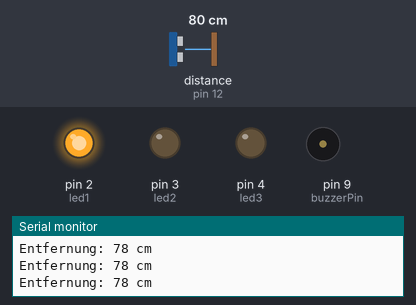
This sketch was run on a simulated Arduino Uno, built with avr-gcc and run on an emulated ATmega328P. On the bench: output pins drawn as LEDs (lit = HIGH), buzzer (waves = sounding, pin HIGH), the last lines printed to the serial monitor. Wiring (inferred from the names in the program): ultrasonic range finder: trigger pin 11; echo pin 12. The test bench sets the inputs (shaded band); at power-on: distance to the obstacle (sensor on pin 12) 80 cm. The echo pulse lasts 58.3 µs per cm; pins used as bus, display or sensor lines are not drawn.

Above: at 1.3 s.
1.4 s: distance to the obstacle (sensor on pin 12) set to 55 cm
2.9 s: distance to the obstacle (sensor on pin 12) set to 48 cm
At 3.8 s:
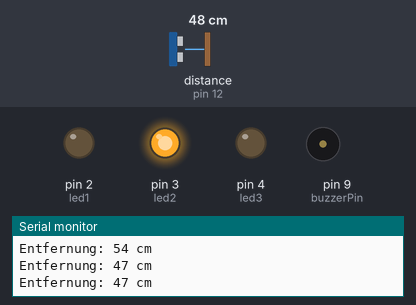
4.5 s: distance to the obstacle (sensor on pin 12) set to 29 cm
6.0 s: distance to the obstacle (sensor on pin 12) set to 24 cm
At 6.7 s:
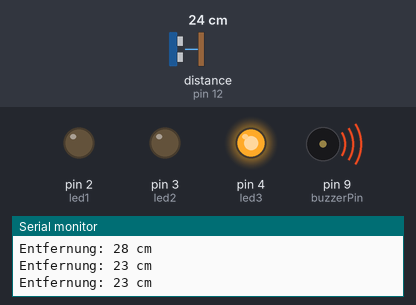
7.5 s: distance to the obstacle (sensor on pin 12) set to 120 cm
At 8.3 s:
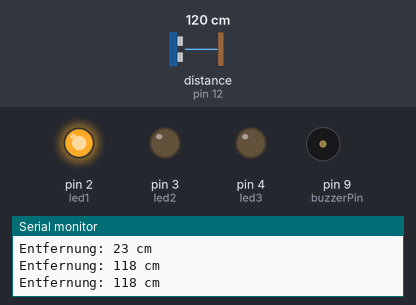
9.0 s: distance to the obstacle (sensor on pin 12) set to 18 cm
At 10.1 s:
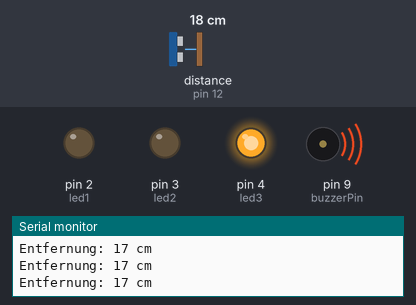
Timing chart, 0 to 11.5 s (numbered marks = the images above; inputs shaded):
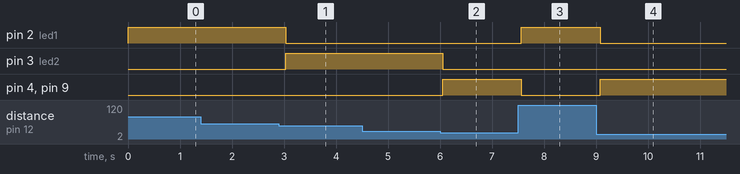

Measured:
- the behaviour switches between 52 and 51 cm on distance to the obstacle (sensor on pin 12) (found by bisection; images 0 and 1)
- the behaviour switches between 27 and 26 cm on distance to the obstacle (sensor on pin 12) (found by bisection; images 1 and 2)
- after the input at 2.9 s, pin 2 (led1): HIGH → LOW after 0.13 s; pin 3 (led2): LOW → HIGH after 0.13 s
- after the input at 6.0 s, pin 3 (led2): HIGH → LOW after 0.05 s; pin 4 (led3), pin 9 (buzzerPin): LOW → HIGH after 0.05 s
- after the input at 7.5 s, pin 2 (led1): LOW → HIGH after 0.06 s; pin 4 (led3), pin 9 (buzzerPin): HIGH → LOW after 0.06 s
- after the input at 9.0 s, pin 2 (led1): HIGH → LOW after 0.08 s; pin 4 (led3), pin 9 (buzzerPin): LOW → HIGH after 0.08 s

The sketch:

distance_warner.ino
```cpp
/*
 * HC-SR04 Distance Warner
 * ------------------------
 * Misst die Entfernung mit einem Ultraschallsensor (HC-SR04)
 * und steuert je nach Nähe 3 LEDs sowie einen aktiven Buzzer an.
 *
 * LED1 -> weit weg
 * LED2 -> mittlere Entfernung
 * LED3 -> nah (+ Buzzer piept)
 */

const int trigPin = 11;
const int echoPin = 12;
const int buzzerPin = 9;

const int led1 = 2;   // weit weg
const int led2 = 3;   // mittel
const int led3 = 4;   // nah

// Schwellenwerte in cm - bei Bedarf anpassen
const int schwelleWeit = 50;
const int schwelleMittel = 25;

void setup() {
  Serial.begin(9600);
  pinMode(trigPin, OUTPUT);
  pinMode(echoPin, INPUT);

  pinMode(buzzerPin, OUTPUT);
  digitalWrite(buzzerPin, LOW); // wichtig: sofort auf LOW setzen, sonst Dauerton

  pinMode(led1, OUTPUT);
  pinMode(led2, OUTPUT);
  pinMode(led3, OUTPUT);
}

void loop() {
  // Signal-Impuls senden
  digitalWrite(trigPin, LOW);
  delayMicroseconds(2);
  digitalWrite(trigPin, HIGH);
  delayMicroseconds(10);
  digitalWrite(trigPin, LOW);

  // Echo-Zeit messen (Timeout 30ms, verhindert Hängenbleiben)
  long dauer = pulseIn(echoPin, HIGH, 30000);

  // In Zentimeter umrechnen (Schallgeschwindigkeit / 2)
  int entfernung = dauer * 0.034 / 2;

  // Im seriellen Monitor ausgeben
  Serial.print("Entfernung: ");
  Serial.print(entfernung);
  Serial.println(" cm");

  // Alle LEDs & Buzzer erstmal aus
  digitalWrite(led1, LOW);
  digitalWrite(led2, LOW);
  digitalWrite(led3, LOW);
  digitalWrite(buzzerPin, LOW);

  // Je nach Entfernung LEDs ansteuern
  if (entfernung > schwelleWeit) {
    digitalWrite(led1, HIGH);
  } else if (entfernung > schwelleMittel) {
    digitalWrite(led2, HIGH);
  } else if (entfernung > 0) {
    // sehr nah -> LED3 + Buzzer
    digitalWrite(led3, HIGH);
    digitalWrite(buzzerPin, HIGH);
  }

  delay(500);
}
```
